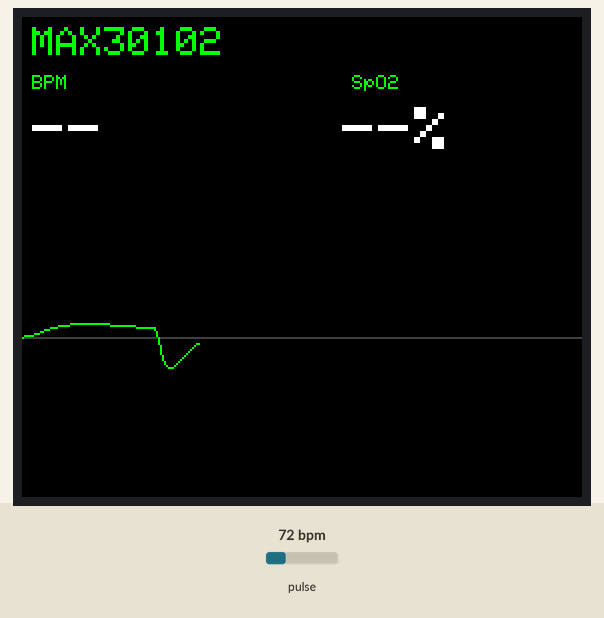
Recording of a sketch running on a simulated ESP32. On the bench: 280×240 colour display. Inputs (shaded band) come from the test bench; at power-on: pulse 72 bpm. What the sketch prints to the serial monitor is not drawn.

Above: at 2.1 s.
2.2 s: pulse set to 42 bpm
At 2.64 s:
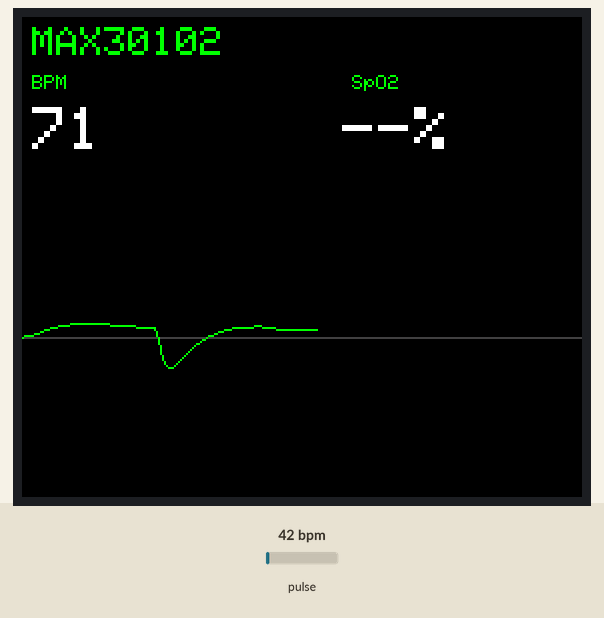
3.9 s: pulse set to 70 bpm
At 4.15 s:
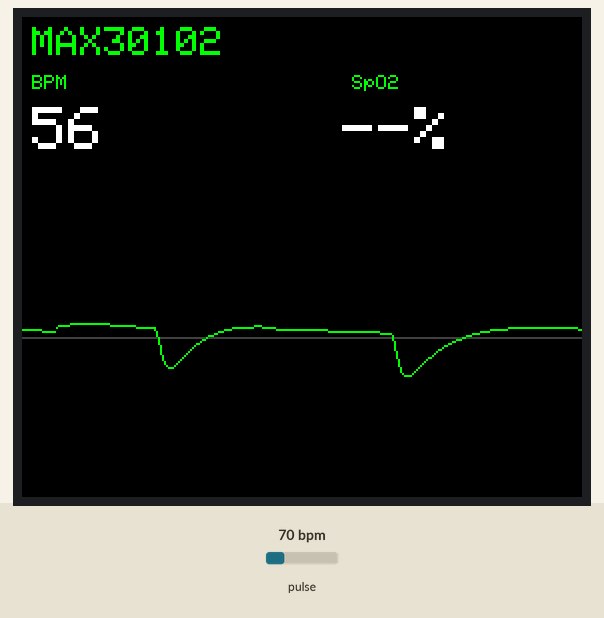
5.5 s: pulse set to 100 bpm
At 5.95 s:
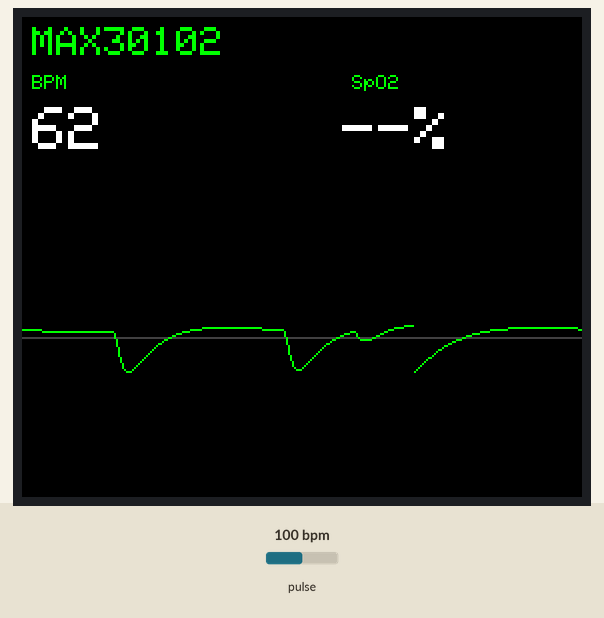
Timing chart, 0 to 8.5 s (numbered marks = the images above; inputs shaded):
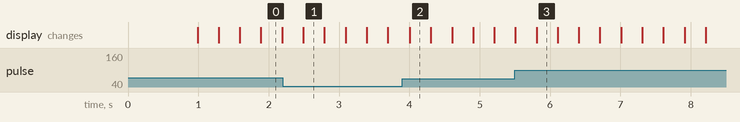

The sketch:

MAX30102.ino
```cpp
#include <Wire.h>
#include <SPI.h>
#include <math.h>

#include <Adafruit_GFX.h>
#include <Adafruit_ST7789.h>

#include "MAX30105.h"
#include "heartRate.h"
#include "spo2_algorithm.h"

// =====================================================
//                    TFT ST7789V3
// =====================================================

#define TFT_CS    5
#define TFT_DC    2
#define TFT_RST   4
#define TFT_SCLK  18
#define TFT_MOSI  23

Adafruit_ST7789 tft(
  TFT_CS,
  TFT_DC,
  TFT_RST
);

// =====================================================
//                     MAX30102
// =====================================================

#define MAX_SDA   32
#define MAX_SCL   33

MAX30105 sensor;

// =====================================================
//                      COLORES
// =====================================================

#define NEGRO    0x0000
#define VERDE    0x07E0
#define BLANCO   0xFFFF
#define ROJO     0xF800
#define GRIS     0x4208
#define CELESTE  0x07FF

// =====================================================
//                     PANTALLA
// =====================================================

#define ANCHO       280
#define ALTO        240

#define Y_SUPERIOR   92
#define Y_INFERIOR  225
#define Y_CENTRO    160

int xActual = 0;
int yAnterior = Y_CENTRO;

// =====================================================
//                 MUESTREO MAX30102
// =====================================================

const float FS = 400.0;

#define MUESTRAS_PIXEL 4

float sumaGrafica = 0;
int contadorGrafica = 0;

// =====================================================
//                 SERIAL PLOTTER
// =====================================================

#define MUESTRAS_PLOTTER 16

int contadorPlotter = 0;

// =====================================================
//                 DETECCION DE DEDO
// =====================================================

#define UMBRAL_DEDO 15000

bool dedoPresente = false;
bool mensajeDedoMostrado = false;

// =====================================================
//              FILTRO MEDIANA DE 3
// =====================================================

float muestraM1 = 0;
float muestraM2 = 0;

float mediana3(
  float a,
  float b,
  float c
)
{
  if (a > b)
  {
    float t = a;
    a = b;
    b = t;
  }

  if (b > c)
  {
    float t = b;
    b = c;
    c = t;
  }

  if (a > b)
  {
    float t = a;
    a = b;
    b = t;
  }

  return b;
}

// =====================================================
//                  LINEA BASE
// =====================================================

float lineaBase = 0;

float alphaBase = 0;

// =====================================================
//                  NOTCH 60 Hz
// =====================================================

float notchB0 = 0;
float notchB1 = 0;
float notchB2 = 0;

float notchA1 = 0;
float notchA2 = 0;

float notchX1 = 0;
float notchX2 = 0;

float notchY1 = 0;
float notchY2 = 0;

// =====================================================
//                 PASA BAJAS
// =====================================================

float alphaLP = 0;

float lp1 = 0;
float lp2 = 0;

// =====================================================
//                 AUTOESCALA ESTABLE
// =====================================================

float amplitudReferencia = 1000.0;

// =====================================================
//                       BPM
// =====================================================

long ultimoLatido = 0;

float bpmInstantaneo = 0;

int bpmPromedio = 0;

#define NUM_BPM 4

byte historialBPM[NUM_BPM];

byte indiceBPM = 0;
byte cantidadBPM = 0;

// =====================================================
//                       SpO2
// =====================================================

#define SPO2_BUFFER 100

uint32_t irRing[SPO2_BUFFER];
uint32_t redRing[SPO2_BUFFER];

uint32_t irOrdenado[SPO2_BUFFER];
uint32_t redOrdenado[SPO2_BUFFER];

int posicionRing = 0;
int cantidadRing = 0;

int muestrasNuevasSpO2 = 0;

int decimadorSpO2 = 0;

int32_t spo2Calculado = 0;
int8_t spo2Valido = 0;

int32_t hrAlgoritmo = 0;
int8_t hrValido = 0;

// =====================================================
//             ESTABILIZACION SpO2
// =====================================================

#define NUM_SPO2 5

int historialSpO2[NUM_SPO2];

int indiceSpO2 = 0;
int cantidadSpO2 = 0;

int spo2Mostrar = 0;

// =====================================================
//             TEMPORIZADOR SpO2
// =====================================================

#define NUEVAS_MUESTRAS_SPO2 100

// =====================================================
//                  SERIAL PLOTTER
// =====================================================

#define PLOT_MIN -42
#define PLOT_MAX  42

float ultimaSenalPPG = 0;

// =====================================================
//                  TEMPORIZADORES TFT
// =====================================================

unsigned long ultimaActualizacionNumeros = 0;

// =====================================================
//                    PROTOTIPOS
// =====================================================

void configurarFiltros();

float filtrarPPG(float entrada);

void procesarBPM(long valorIR);

void agregarMuestraSpO2(
  uint32_t ir,
  uint32_t red
);

void calcularSpO2();

void dibujarInterfaz();

void actualizarNumeros();

void dibujarPPG(float senal);

void sinDedo();

void reiniciarFiltros();

int obtenerMedianaSpO2();

// =====================================================
//                       SETUP
// =====================================================

void setup()
{
  Serial.begin(115200);

  delay(700);

  SPI.begin(
    TFT_SCLK,
    -1,
    TFT_MOSI,
    TFT_CS
  );

  tft.init(
    240,
    280
  );

  tft.setRotation(1);

  tft.fillScreen(NEGRO);

  dibujarInterfaz();

  Wire.begin(
    MAX_SDA,
    MAX_SCL
  );

  Wire.setClock(
    400000
  );

  if (
    !sensor.begin(
      Wire,
      I2C_SPEED_FAST
    )
  )
  {
    tft.fillScreen(NEGRO);

    tft.setTextColor(
      ROJO,
      NEGRO
    );

    tft.setTextSize(2);

    tft.setCursor(
      25,
      85
    );

    tft.print(
      "MAX30102"
    );

    tft.setCursor(
      25,
      115
    );

    tft.print(
      "NO ENCONTRADO"
    );

    Serial.println(
      "ERROR: MAX30102 NO ENCONTRADO"
    );

    while (1);
  }

  byte brilloLED = 0x1F;

  byte promedioMuestras = 1;

  byte modoLED = 2;

  int frecuenciaMuestreo = 400;

  int anchoPulso = 411;

  int rangoADC = 4096;

  sensor.setup(
    brilloLED,
    promedioMuestras,
    modoLED,
    frecuenciaMuestreo,
    anchoPulso,
    rangoADC
  );

  sensor.setPulseAmplitudeRed(
    0x1F
  );

  sensor.setPulseAmplitudeIR(
    0x1F
  );

  sensor.setPulseAmplitudeGreen(
    0
  );

  configurarFiltros();
}

// =====================================================
//                       LOOP
// =====================================================

void loop()
{
  sensor.check();

  while (
    sensor.available()
  )
  {
    uint32_t valorIR =
      sensor.getFIFOIR();

    uint32_t valorRojo =
      sensor.getFIFORed();

    sensor.nextSample();

    dedoPresente =
      valorIR >
      UMBRAL_DEDO;

    if (!dedoPresente)
    {
      sinDedo();

      continue;
    }

    if (mensajeDedoMostrado)
    {
      tft.fillRect(
        0,
        40,
        ANCHO,
        40,
        NEGRO
      );

      mensajeDedoMostrado = false;

      actualizarNumeros();
    }

    // =================================================
    // BPM
    // =================================================

    procesarBPM(
      valorIR
    );

    // =================================================
    // FILTRAR SEÑAL PPG
    // =================================================

    float ppg =
      filtrarPPG(
        (float)valorIR
      );

    // =================================================
    // SERIAL PLOTTER
    // =================================================

    contadorPlotter++;

    if (
      contadorPlotter >=
      MUESTRAS_PLOTTER
    )
    {
      contadorPlotter = 0;

      float gananciaPlotter =
        42.0 /
        amplitudReferencia;

      float senalPlotter =
        ppg *
        gananciaPlotter;

      senalPlotter =
        constrain(
          senalPlotter,
          PLOT_MIN,
          PLOT_MAX
        );

      Serial.print(
        "MIN:"
      );

      Serial.print(
        PLOT_MIN
      );

      Serial.print(
        "\t"
      );

      Serial.print(
        "MAX:"
      );

      Serial.print(
        PLOT_MAX
      );

      Serial.print(
        "\t"
      );

      Serial.print(
        "PPG:"
      );

      Serial.println(
        senalPlotter,
        2
      );
    }

    // =================================================
    // GRAFICA TFT
    // =================================================

    sumaGrafica +=
      ppg;

    contadorGrafica++;

    if (
      contadorGrafica >=
      MUESTRAS_PIXEL
    )
    {
      float promedioGrafica =
        sumaGrafica /
        MUESTRAS_PIXEL;

      sumaGrafica = 0;

      contadorGrafica = 0;

      ultimaSenalPPG =
        promedioGrafica;

      dibujarPPG(
        promedioGrafica
      );
    }

    // =================================================
    // SpO2
    // =================================================

    decimadorSpO2++;

    if (
      decimadorSpO2 >=
      4
    )
    {
      decimadorSpO2 = 0;

      agregarMuestraSpO2(
        valorIR,
        valorRojo
      );
    }

    // =================================================
    // ACTUALIZAR NUMEROS
    // =================================================

    if (
      millis() -
      ultimaActualizacionNumeros >=
      250
    )
    {
      ultimaActualizacionNumeros =
        millis();

      actualizarNumeros();
    }
  }
}

// =====================================================
//               CONFIGURAR FILTROS
// =====================================================

void configurarFiltros()
{
  float dt =
    1.0 /
    FS;

  float fcBase =
    0.45;

  float rcBase =
    1.0 /
    (
      2.0 *
      PI *
      fcBase
    );

  alphaBase =
    dt /
    (
      rcBase +
      dt
    );

  float f0 =
    60.0;

  float Q =
    12.0;

  float w0 =
    2.0 *
    PI *
    f0 /
    FS;

  float alpha =
    sin(w0) /
    (
      2.0 *
      Q
    );

  float a0 =
    1.0 +
    alpha;

  notchB0 =
    1.0 /
    a0;

  notchB1 =
    (
      -2.0 *
      cos(w0)
    ) /
    a0;

  notchB2 =
    1.0 /
    a0;

  notchA1 =
    (
      -2.0 *
      cos(w0)
    ) /
    a0;

  notchA2 =
    (
      1.0 -
      alpha
    ) /
    a0;

  float fcLP =
    8.0;

  float rcLP =
    1.0 /
    (
      2.0 *
      PI *
      fcLP
    );

  alphaLP =
    dt /
    (
      rcLP +
      dt
    );
}

// =====================================================
//                   FILTRAR PPG
// =====================================================

float filtrarPPG(
  float entrada
)
{
  float mediana =
    mediana3(
      muestraM2,
      muestraM1,
      entrada
    );

  muestraM2 =
    muestraM1;

  muestraM1 =
    entrada;

  if (
    lineaBase ==
    0
  )
  {
    lineaBase =
      mediana;
  }

  lineaBase =
    lineaBase +
    alphaBase *
    (
      mediana -
      lineaBase
    );

  float ac =
    mediana -
    lineaBase;

  float notch =
    notchB0 * ac +
    notchB1 * notchX1 +
    notchB2 * notchX2 -
    notchA1 * notchY1 -
    notchA2 * notchY2;

  notchX2 =
    notchX1;

  notchX1 =
    ac;

  notchY2 =
    notchY1;

  notchY1 =
    notch;

  lp1 =
    lp1 +
    alphaLP *
    (
      notch -
      lp1
    );

  lp2 =
    lp2 +
    alphaLP *
    (
      lp1 -
      lp2
    );

  return lp2;
}

// =====================================================
//                    BPM
// =====================================================

void procesarBPM(
  long valorIR
)
{
  if (
    checkForBeat(
      valorIR
    )
  )
  {
    long ahora =
      millis();

    long intervalo =
      ahora -
      ultimoLatido;

    if (
      ultimoLatido == 0
    )
    {
      ultimoLatido =
        ahora;

      return;
    }

    if (
      intervalo <
      450
    )
    {
      return;
    }

    float nuevoBPM =
      60000.0 /
      intervalo;

    if (
      nuevoBPM <
      40
      ||
      nuevoBPM >
      150
    )
    {
      return;
    }

    if (
      cantidadBPM >= 2
    )
    {
      if (
        fabs(
          nuevoBPM -
          bpmPromedio
        ) >
        25
      )
      {
        return;
      }
    }

    ultimoLatido =
      ahora;

    bpmInstantaneo =
      nuevoBPM;

    historialBPM[
      indiceBPM
    ] =
      (byte)nuevoBPM;

    indiceBPM++;

    indiceBPM %=
      NUM_BPM;

    if (
      cantidadBPM <
      NUM_BPM
    )
    {
      cantidadBPM++;
    }

    int suma = 0;

    for (
      int i = 0;
      i < cantidadBPM;
      i++
    )
    {
      suma +=
        historialBPM[i];
    }

    bpmPromedio =
      suma /
      cantidadBPM;
  }
}

// =====================================================
//               BUFFER SpO2
// =====================================================

void agregarMuestraSpO2(
  uint32_t ir,
  uint32_t red
)
{
  irRing[
    posicionRing
  ] =
    ir;

  redRing[
    posicionRing
  ] =
    red;

  posicionRing++;

  if (
    posicionRing >=
    SPO2_BUFFER
  )
  {
    posicionRing = 0;
  }

  if (
    cantidadRing <
    SPO2_BUFFER
  )
  {
    cantidadRing++;
  }

  muestrasNuevasSpO2++;

  if (
    cantidadRing ==
    SPO2_BUFFER
    &&
    muestrasNuevasSpO2 >=
    NUEVAS_MUESTRAS_SPO2
  )
  {
    calcularSpO2();

    muestrasNuevasSpO2 = 0;
  }
}

// =====================================================
//                  CALCULAR SpO2
// =====================================================

void calcularSpO2()
{
  for (
    int i = 0;
    i < SPO2_BUFFER;
    i++
  )
  {
    int indice =
      (
        posicionRing +
        i
      )
      %
      SPO2_BUFFER;

    irOrdenado[i] =
      irRing[indice];

    redOrdenado[i] =
      redRing[indice];
  }

  uint32_t irMin =
    irOrdenado[0];

  uint32_t irMax =
    irOrdenado[0];

  uint32_t redMin =
    redOrdenado[0];

  uint32_t redMax =
    redOrdenado[0];

  for (
    int i = 1;
    i < SPO2_BUFFER;
    i++
  )
  {
    if (
      irOrdenado[i] <
      irMin
    )
    {
      irMin =
        irOrdenado[i];
    }

    if (
      irOrdenado[i] >
      irMax
    )
    {
      irMax =
        irOrdenado[i];
    }

    if (
      redOrdenado[i] <
      redMin
    )
    {
      redMin =
        redOrdenado[i];
    }

    if (
      redOrdenado[i] >
      redMax
    )
    {
      redMax =
        redOrdenado[i];
    }
  }

  if (
    irMax - irMin <
    500
    ||
    redMax - redMin <
    300
  )
  {
    spo2Valido = 0;

    return;
  }

  maxim_heart_rate_and_oxygen_saturation(
    irOrdenado,
    SPO2_BUFFER,
    redOrdenado,
    &spo2Calculado,
    &spo2Valido,
    &hrAlgoritmo,
    &hrValido
  );

  if (
    !spo2Valido
    ||
    spo2Calculado <
    80
    ||
    spo2Calculado >
    100
  )
  {
    spo2Valido = 0;

    return;
  }

  historialSpO2[
    indiceSpO2
  ] =
    spo2Calculado;

  indiceSpO2++;

  indiceSpO2 %=
    NUM_SPO2;

  if (
    cantidadSpO2 <
    NUM_SPO2
  )
  {
    cantidadSpO2++;
  }

  spo2Mostrar =
    obtenerMedianaSpO2();
}

// =====================================================
//             OBTENER MEDIANA SpO2
// =====================================================

int obtenerMedianaSpO2()
{
  int datos[NUM_SPO2];

  for (
    int i = 0;
    i < cantidadSpO2;
    i++
  )
  {
    datos[i] =
      historialSpO2[i];
  }

  for (
    int i = 0;
    i < cantidadSpO2 - 1;
    i++
  )
  {
    for (
      int j = i + 1;
      j < cantidadSpO2;
      j++
    )
    {
      if (
        datos[j] <
        datos[i]
      )
      {
        int temp =
          datos[i];

        datos[i] =
          datos[j];

        datos[j] =
          temp;
      }
    }
  }

  if (
    cantidadSpO2 == 0
  )
  {
    return 0;
  }

  if (
    cantidadSpO2 % 2 == 1
  )
  {
    return datos[
      cantidadSpO2 / 2
    ];
  }

  return (
    datos[
      cantidadSpO2 / 2 - 1
    ]
    +
    datos[
      cantidadSpO2 / 2
    ]
  )
  /
  2;
}

// =====================================================
//                DIBUJAR PPG
// =====================================================

void dibujarPPG(
  float senal
)
{
  float amplitud =
    fabs(
      senal
    );

  if (
    amplitud >
    amplitudReferencia
  )
  {
    amplitudReferencia =
      amplitudReferencia *
      0.80
      +
      amplitud *
      0.20;
  }
  else
  {
    amplitudReferencia =
      amplitudReferencia *
      0.97
      +
      amplitud *
      0.03;
  }

  if (
    amplitudReferencia <
    800
  )
  {
    amplitudReferencia =
      800;
  }

  if (
    amplitudReferencia >
    30000
  )
  {
    amplitudReferencia =
      30000;
  }

  float ganancia =
    42.0 /
    amplitudReferencia;

  int y =
    Y_CENTRO +
    (
      senal *
      ganancia
    );

  y =
    constrain(
      y,
      Y_SUPERIOR,
      Y_INFERIOR
    );

  if (
    xActual >=
    ANCHO
  )
  {
    xActual = 0;

    yAnterior =
      Y_CENTRO;
  }

  tft.drawFastVLine(
    xActual,
    Y_SUPERIOR,
    Y_INFERIOR -
    Y_SUPERIOR,
    NEGRO
  );

  tft.drawPixel(
    xActual,
    Y_CENTRO,
    GRIS
  );

  if (
    xActual >
    0
  )
  {
    tft.drawLine(
      xActual - 1,
      yAnterior,
      xActual,
      y,
      VERDE
    );
  }

  yAnterior =
    y;

  xActual++;
}

// =====================================================
//                DIBUJAR INTERFAZ
// =====================================================

void dibujarInterfaz()
{
  tft.fillScreen(
    NEGRO
  );

  tft.setTextColor(
    VERDE,
    NEGRO
  );

  tft.setTextSize(2);

  tft.setCursor(
    5,
    5
  );

  tft.print(
    "MAX30102"
  );

  tft.setTextSize(1);

  tft.setCursor(
    5,
    29
  );

  tft.print(
    "BPM"
  );

  tft.setCursor(
    165,
    29
  );

  tft.print(
    "SpO2"
  );

  tft.drawFastHLine(
    0,
    Y_CENTRO,
    ANCHO,
    GRIS
  );
}

// =====================================================
//              ACTUALIZAR NUMEROS
// =====================================================

void actualizarNumeros()
{
  tft.fillRect(
    0,
    40,
    110,
    38,
    NEGRO
  );

  tft.fillRect(
    155,
    40,
    125,
    38,
    NEGRO
  );

  tft.setTextColor(
    BLANCO,
    NEGRO
  );

  tft.setTextSize(3);

  tft.setCursor(
    5,
    45
  );

  if (
    bpmPromedio >
    0
  )
  {
    tft.print(
      bpmPromedio
    );
  }
  else
  {
    tft.print(
      "--"
    );
  }

  tft.setCursor(
    160,
    45
  );

  if (
    spo2Valido
    &&
    spo2Mostrar >=
    80
    &&
    spo2Mostrar <=
    100
  )
  {
    tft.print(
      spo2Mostrar
    );

    tft.print(
      "%"
    );
  }
  else
  {
    tft.print(
      "--%"
    );
  }
}

// =====================================================
//                   SIN DEDO
// =====================================================

void sinDedo()
{
  bpmPromedio = 0;

  spo2Valido = 0;

  spo2Mostrar = 0;

  cantidadBPM = 0;

  indiceBPM = 0;

  ultimoLatido = 0;

  cantidadRing = 0;

  posicionRing = 0;

  muestrasNuevasSpO2 = 0;

  decimadorSpO2 = 0;

  cantidadSpO2 = 0;

  indiceSpO2 = 0;

  contadorPlotter = 0;

  for (
    int i = 0;
    i < NUM_SPO2;
    i++
  )
  {
    historialSpO2[i] = 0;
  }

  reiniciarFiltros();

  if (!mensajeDedoMostrado)
  {
    tft.fillRect(
      0,
      40,
      ANCHO,
      40,
      NEGRO
    );

    tft.setTextColor(
      ROJO,
      NEGRO
    );

    tft.setTextSize(2);

    tft.setCursor(
      45,
      50
    );

    tft.print(
      "COLOQUE EL DEDO"
    );

    mensajeDedoMostrado = true;
  }
}

// =====================================================
//               REINICIAR FILTROS
// =====================================================

void reiniciarFiltros()
{
  lineaBase = 0;

  muestraM1 = 0;
  muestraM2 = 0;

  notchX1 = 0;
  notchX2 = 0;

  notchY1 = 0;
  notchY2 = 0;

  lp1 = 0;
  lp2 = 0;

  sumaGrafica = 0;

  contadorGrafica = 0;

  amplitudReferencia =
    1000.0;
}
```
